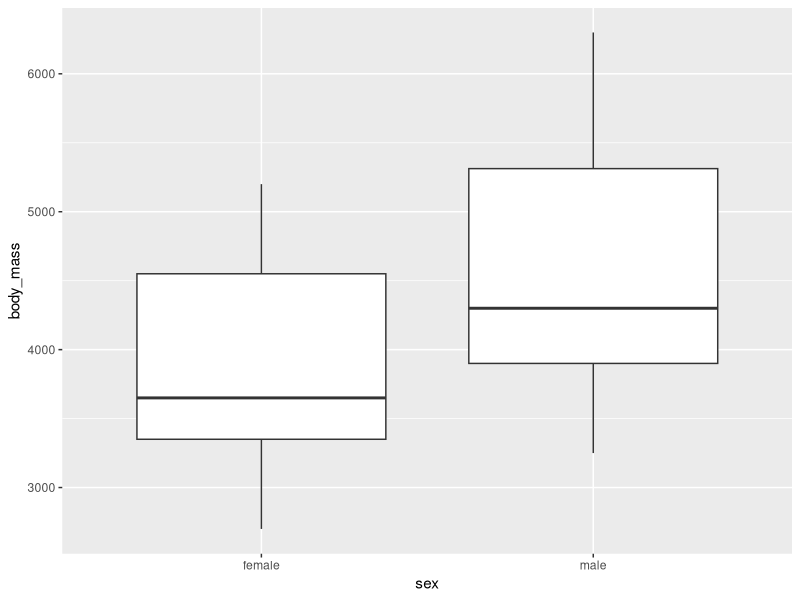
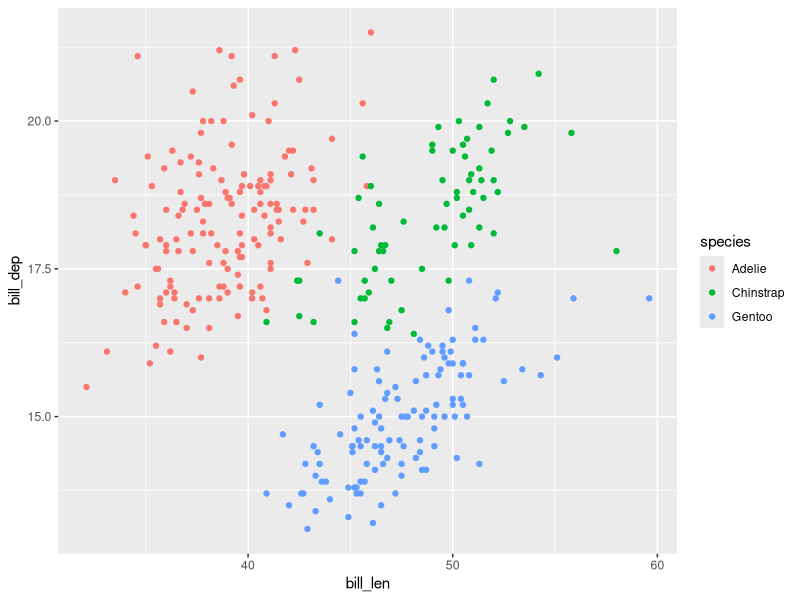
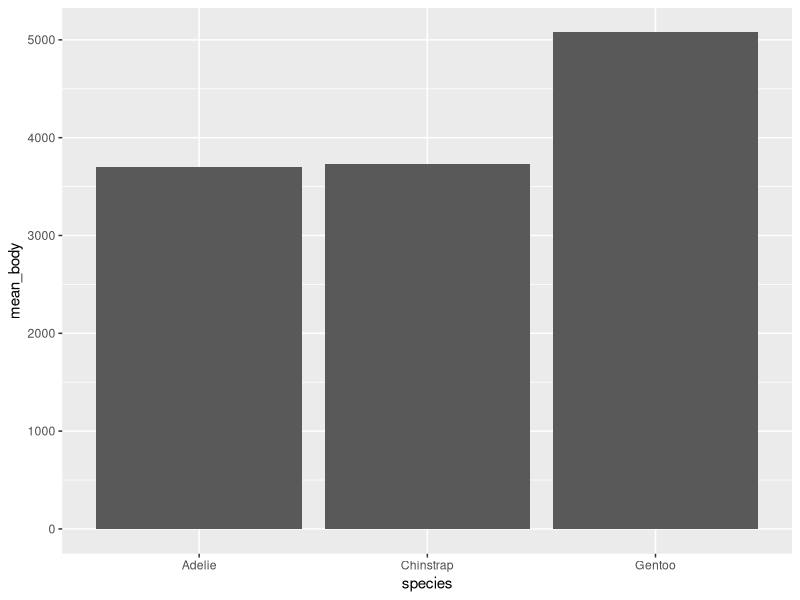

Write the R code that produced these figures, in order.
## ---- chunk 1
#| message: false
library(tidyverse)
## ---- chunk 2
theme_set(theme_grey())
penguins <- as_tibble(penguins)
## ---- chunk 3
count(penguins, island)
## ---- chunk 4
count(penguins, island, species)
## ---- chunk 5
penguins |>
  summarize(
    mean_flipper = mean(flipper_len, na.rm = TRUE),
    mean_body = mean(body_mass, na.rm = TRUE),
    .by = species
  )
## ---- chunk 6
penguins |>
  drop_na(sex) |>
  summarize(
    mean_flipper = mean(flipper_len, na.rm = TRUE),
    mean_body = mean(body_mass, na.rm = TRUE),
    .by = c(species, sex)
  )
## ---- chunk 7
penguins |>
  drop_na(sex) |>
  ggplot(aes(x = sex, y = body_mass)) +
  geom_boxplot()
## ---- chunk 8
penguins |>
  drop_na(sex) |>
  ggplot(aes(x = bill_len, y = bill_dep, color = species)) +
  geom_point()
## ---- chunk 9
penguins |>
  summarize(
    mean_body = mean(body_mass, na.rm = TRUE),
    .by = species
  ) |>
  ggplot(aes(x = species, y = mean_body)) +
  geom_col()
## ---- chunk 10
penguins |>
  summarize(
    min_flipper = min(flipper_len, na.rm = TRUE),
    max_flipper = max(flipper_len, na.rm = TRUE),
    mean_flipper = mean(flipper_len, na.rm = TRUE),
    .by = species
  )
## ---- chunk 11
penguins |>
  summarize(
    min_flipper = min(flipper_len, na.rm = TRUE),
    max_flipper = max(flipper_len, na.rm = TRUE),
    mean_flipper = mean(flipper_len, na.rm = TRUE),
    .by = species
  ) |>
  arrange(mean_flipper)
